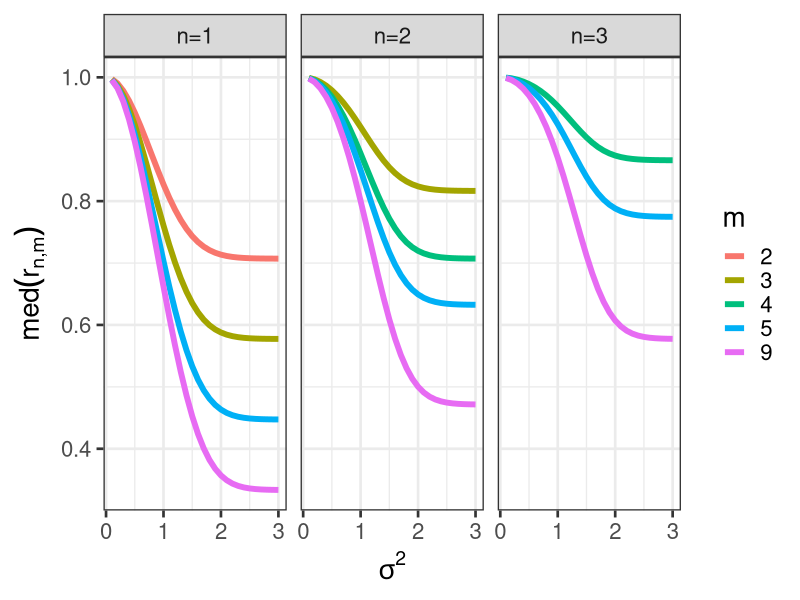
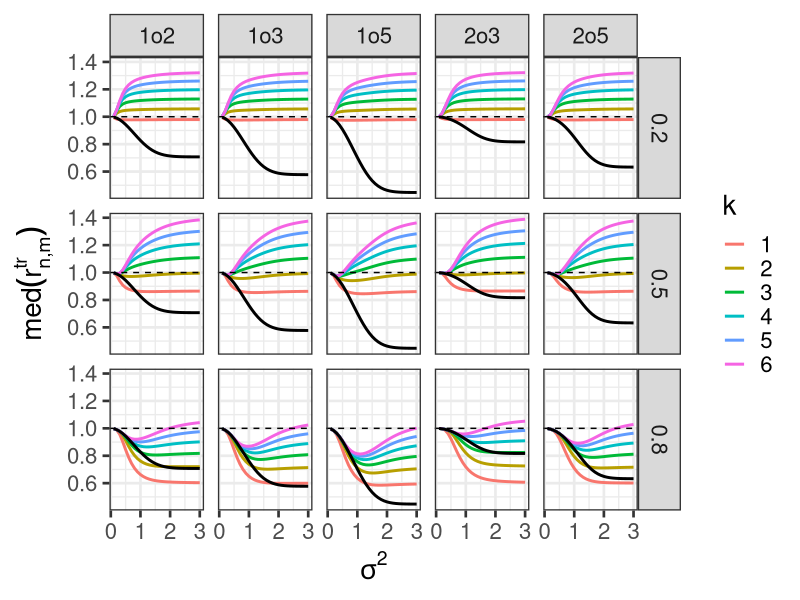

These figures' R source, in order:
###############################################
## Properties of the n-over-m trend-based rules 
## using Fenton-wilkinson approximation
## 15/10/2020 Leire Citores (Azti)
###############################################

#compute the ratio between the average of n lognormally distributed iid vairables 
# and lognormally distributed iid vairables ,(r_n,m), with an dwitoug uncertainty cups.

trunc<-c() #object for outputs
UCL<-c(seq(0.1,0.9,0.1)) #UCL 
k<-c(seq(1,6,1))      #k, multiplier to compute UCU (UCU=k*UCL)
sigma<-c(seq(0.1,3,0.1)) #standar deviation of observed abundance
for (n in 1:3){
  for(m in c((n+1),n+2,5,9)){
print(paste(n,m))

x1 <- exp(1/2 * log( n/m * (exp(sigma^2)-1+m)/(exp(sigma^2)-1+n) ))
sig1 <- sqrt(log((exp(sigma^2)-1)/n +1) + log((exp(sigma^2)-1)/m +1))

for(r_m in k){
for (i in 1:length(x1)){
  x<-x1[i]
  sig<-sig1[i]
  #print(x)
  #for(sig in sig1){
    for(r1 in UCL){
    low<-log(1-r1)
    r2<-r1*r_m #UCU
    up<-log(1+r2)
    logr.sig <-sig
    logr.med<-log(x)
    x1t<-logr.med + qnorm( (pnorm( (low - logr.med)/logr.sig ) + pnorm( (up - logr.med)/logr.sig ))/2 )*logr.sig 
    mult<-(qnorm( (pnorm( (low - logr.med)/logr.sig ) + pnorm( (up - logr.med)/logr.sig ))/2 ) )
    
    ci_l<-exp(logr.med-1*(logr.sig))
    ci_u<-exp(logr.med+1*(logr.sig))
    
    trunc<-rbind(trunc,cbind(x1=x,sig1=sig,UCL=r1,UCU=r2,k=r_m,m1=x,m1t=exp(x1t),n=n,m=m,sig0=sigma[i],mult=mult,ci_u=ci_u,ci_l=ci_l))
    }
  #}
    }
}
  }}
trunc<-as.data.frame(trunc)


###plots for the supplementary material
library(ggplot2)

trunc$ntext<-paste0("n=",trunc$n)
ggplot((trunc),aes(sig0,m1,col=factor(m)))+geom_line(size=2)+facet_grid(~ntext)+
   theme_bw(base_size=20)+xlab(expression(sigma^{2}))+ylab(expression(med(r[paste(n,",",m)])))+ labs(col = "m")


ggplot(subset(trunc,n<3&m %in% c(2,3,5)&UCL %in% c(0.2,0.5,0.8)),aes(sig0,m1t,col=factor(k)))+geom_line(size=1)+facet_grid(UCL~paste0(n,"o",m))+
  geom_hline(yintercept=1, col=1, lty=2)+labs(col = "k")+
  geom_line(aes(sig0,m1),linetype=1,size=1,col=1)+theme_bw(base_size=20)+xlab(expression(sigma^{2}))+ylab(expression(med(r[paste(n,",",m)]^{tr})))

                  